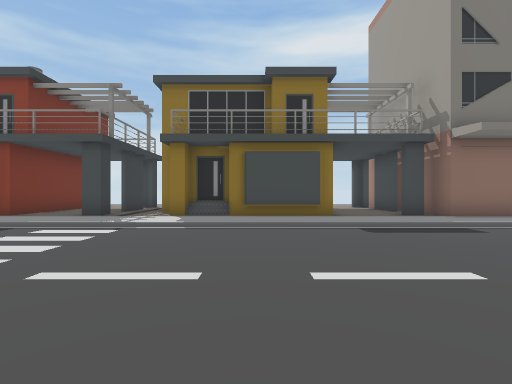
view 1 (above)

24 first-person views from a walk through a 3-D level made in the Unity game engine. The camera is 1.5 m above the floor, looks level and sees 85° across. The floor is counted in squares, 2 m on a side. Each view is taken from the middle of a square. On the plan, view 1 faces up. The plan holds only what a view shows up to about 10 squares ahead; the rest is blank. The place goes on beyond the plan. Some animated figures are left out. Some surface patterns are stand-ins.

view 2
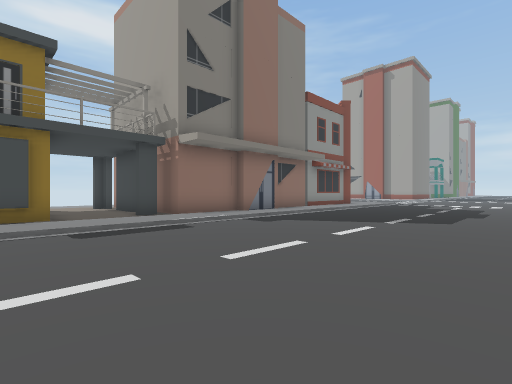

view 3
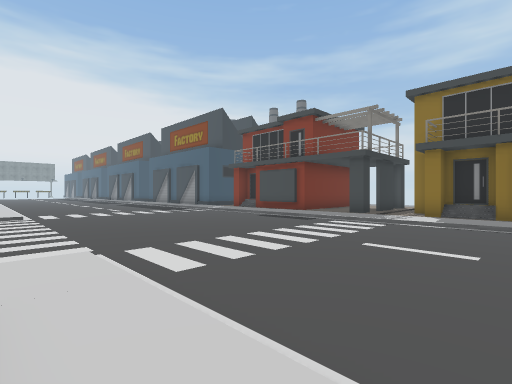

view 4
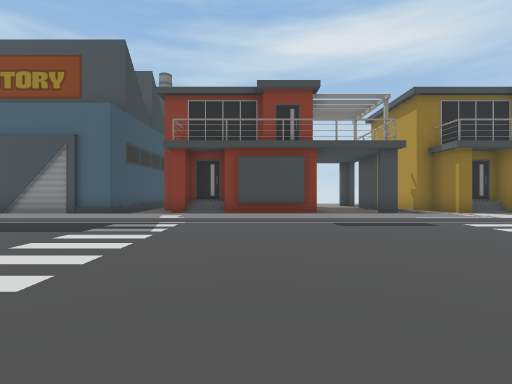

view 5
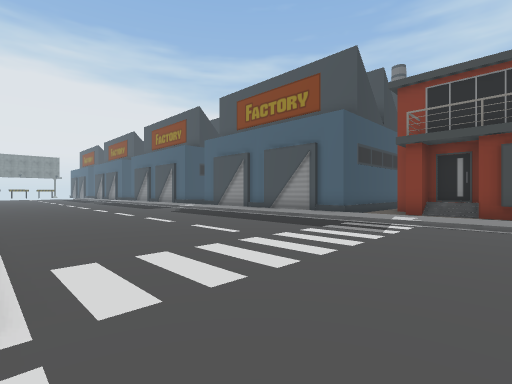

view 6
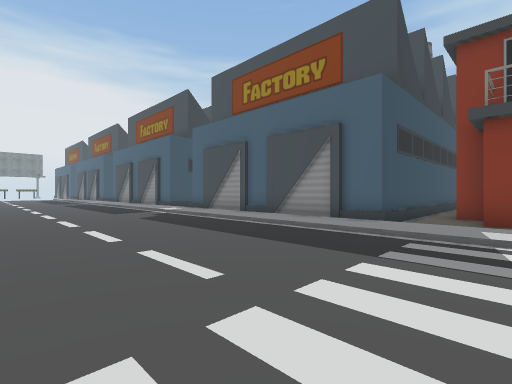

view 7
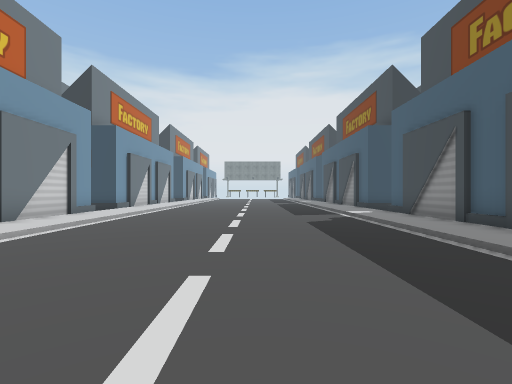

view 8
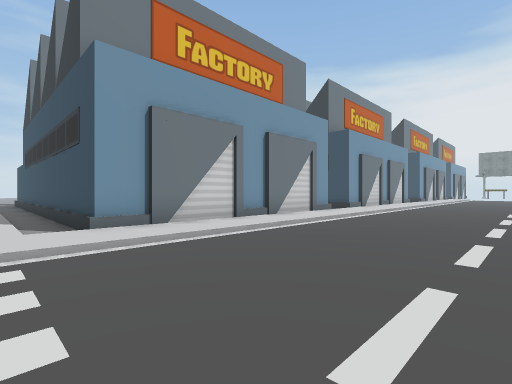

view 9
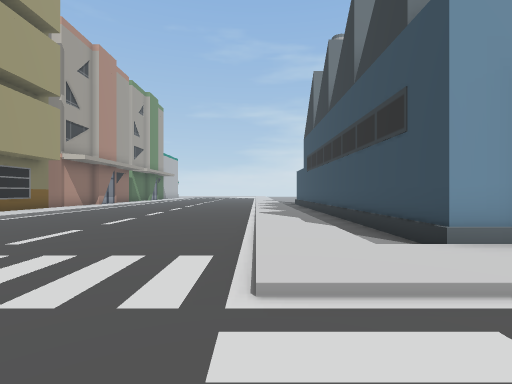

view 10
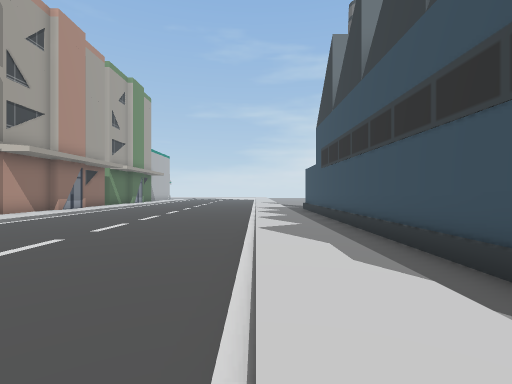

view 11
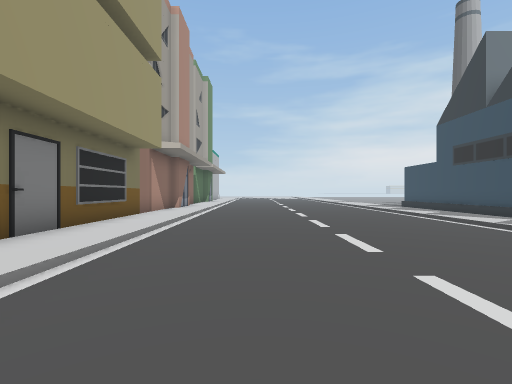

view 12
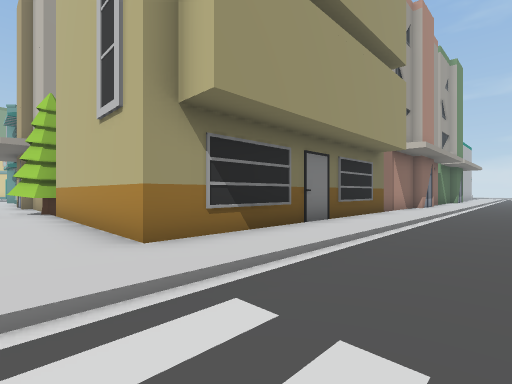

view 13
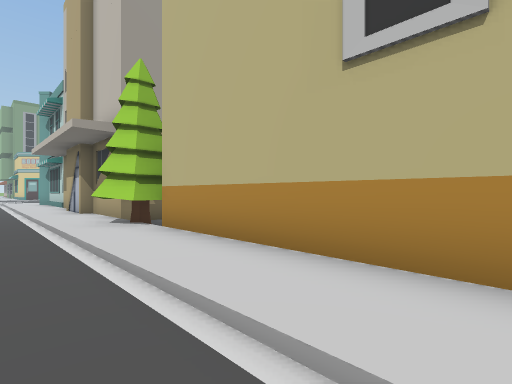

view 14
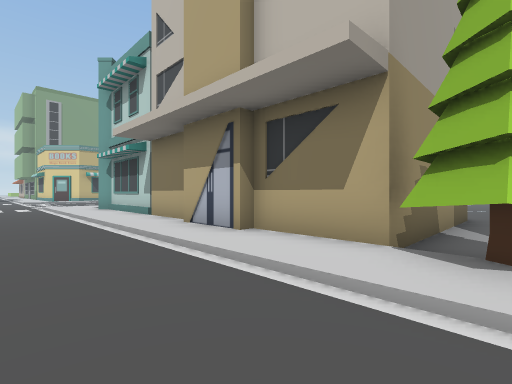

view 15
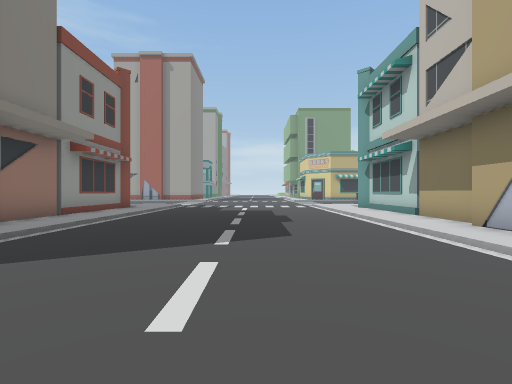

view 16
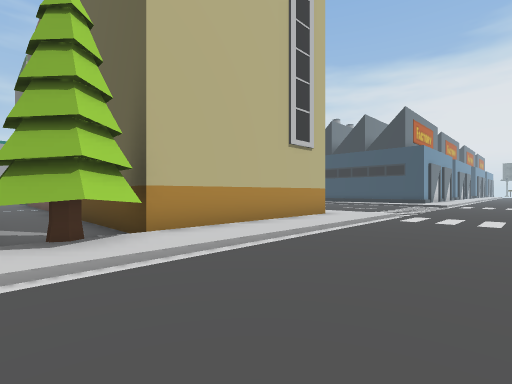

view 17
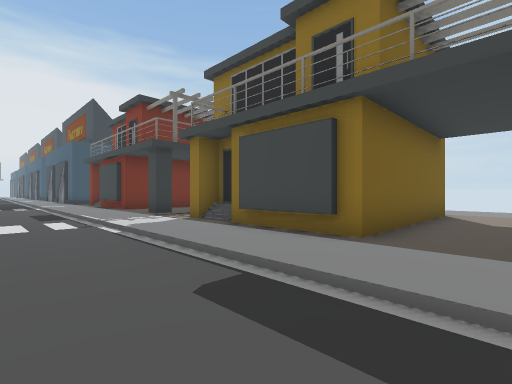

view 18
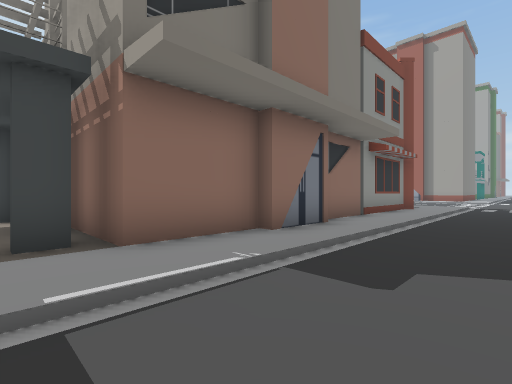

view 19
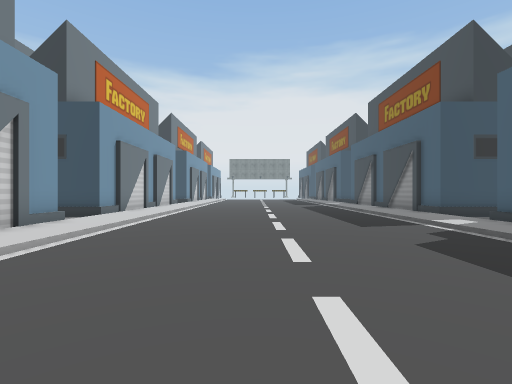

view 20
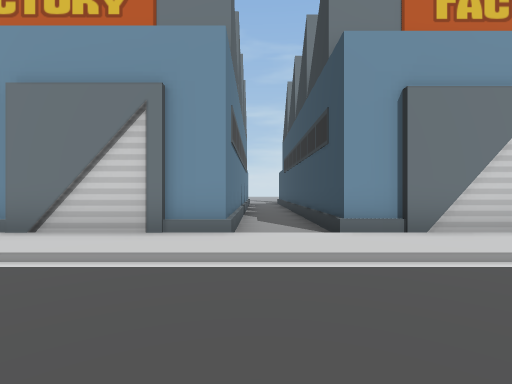

view 21
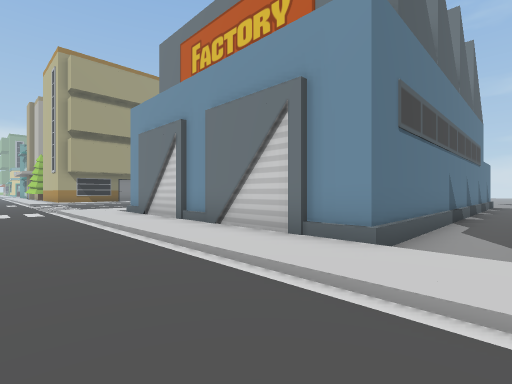

view 22
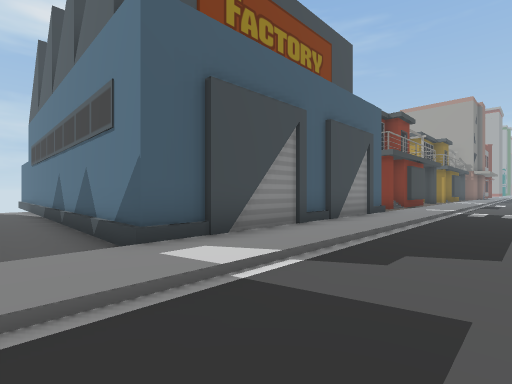

view 23
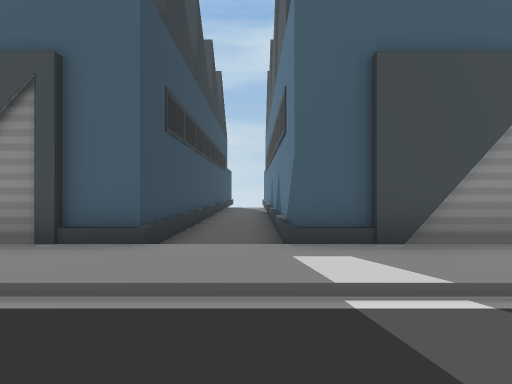

view 24
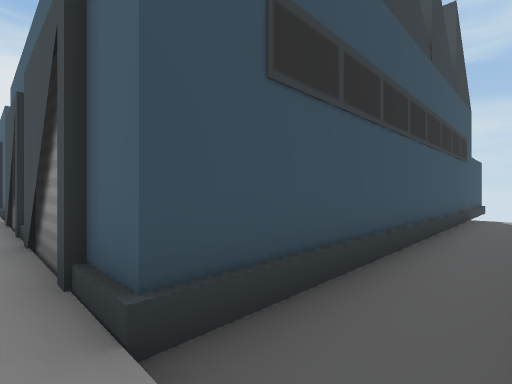

### Floor plan
Key: @ floor where view 1 was taken; # wall or solid block; . main floor; : floor 0.25 m higher than the main floor; / step, stairs or slope; O other object.
Columns run from 25 left of view 1 to 15 right of it. Each row starts with its distance up from view 1.
 18  OO
 17  O..O
 16  O..O                      ..
 15  O..O                      ..
 14  O..O                      //
 13  O..O      O               #::
 12  O..O      O/              #::#
 11  O..O      O/              #::#
 10  O..O      O/     #  ##    #::#
  9 OO..OOOOOOOO/###  #:::###  #:::O
  8 OO..OOOOOOOO/:#####:#::#####::#OOO OO####
  7 ::::::::::::/::::::::::::::::::::OO::::::
  6 /////////////////////////////////////////
  5 .........................................
  4 ........................................
  3 ........................................
  2 ........................................
  1 ........................................
  0 .........................@...............
 -1 ///////////////......////////////////////
 -2 ::::::::::::::/....../:::::::OO::OO::::::
 -3 OO..OOOOOOOO.:/....../:OOOOOOOOOOO OOOOOO
 -4 OO..OOOOOOOO.:/....../:O    O..O
 -5  O..O      O.:/....../:O    O..O
 -6 OO..O      O.:/....../:O    O..O
 -7  O..O      O.:/....../:O     ..O
 -8  O..O      O.:/....../:O     ..O
 -9    .O      O.:/....../:O     ..
-10    .O      O.:/....../:O     ..
-11    .O      O.:/....../:O     ..
-12    .O      O.:/....../:O

Where each view was taken, in squares from view 1:
view 1: 0 up, 0 right, facing up
view 2: 0 up, 1 right, facing up-right
view 3: 2 down, 0 right, facing up-left
view 4: 1 down, 9 left, facing up
view 5: 1 down, 9 left, facing up-left
view 6: 1 up, 11 left, facing up-left
view 7: 3 up, 12 left, facing left
view 8: 3 up, 12 left, facing down-left
view 9: 1 up, 11 left, facing down
view 10: 2 down, 11 left, facing down
view 11: 2 down, 6 left, facing down
view 12: 1 down, 6 left, facing down-right
view 13: 0 up, 2 left, facing down-right
view 14: 1 up, 4 right, facing down-right
view 15: 2 up, 4 right, facing right
view 16: 2 up, 5 right, facing down-left
view 17: 4 up, 4 right, facing up-left
view 18: 4 up, 4 right, facing up-right
view 19: 2 up, 15 left, facing left
view 20: 2 up, 22 left, facing down
view 21: 1 up, 23 left, facing down-right
view 22: 4 up, 23 left, facing up-right
view 23: 4 up, 22 left, facing up
view 24: 7 up, 22 left, facing up-left
